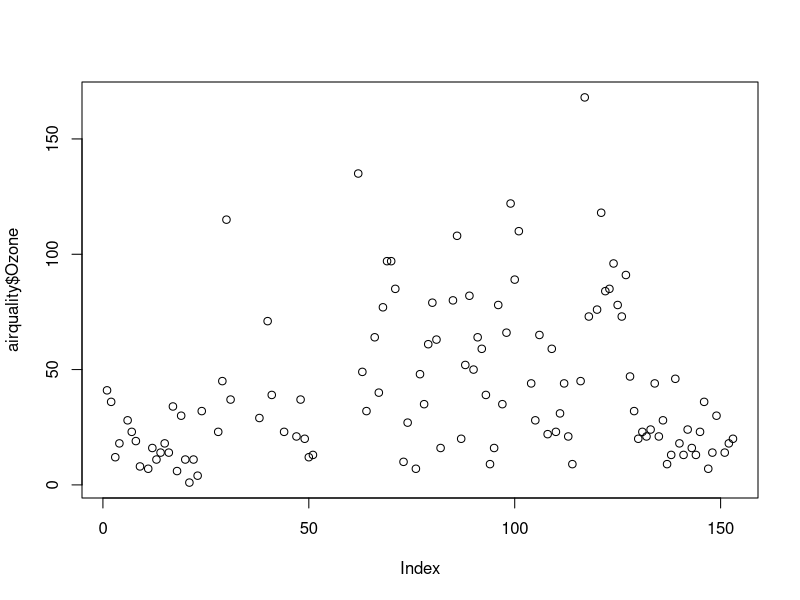
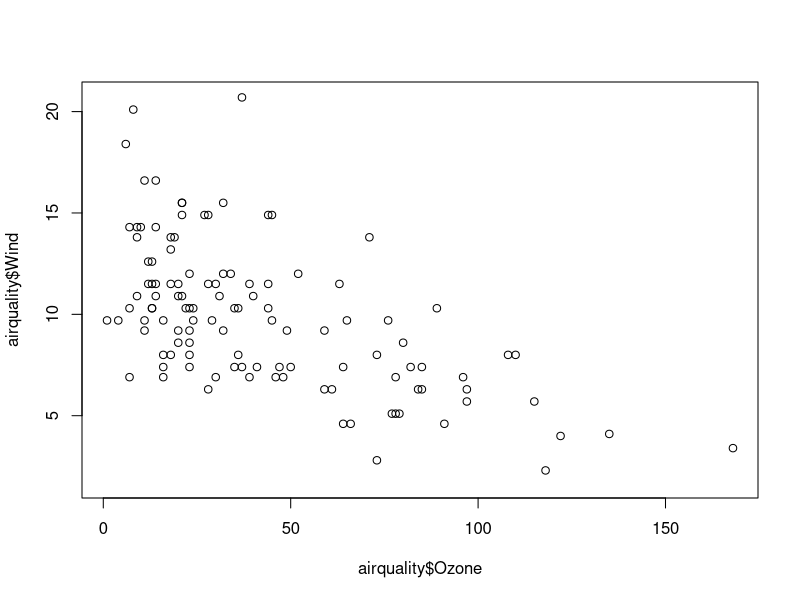
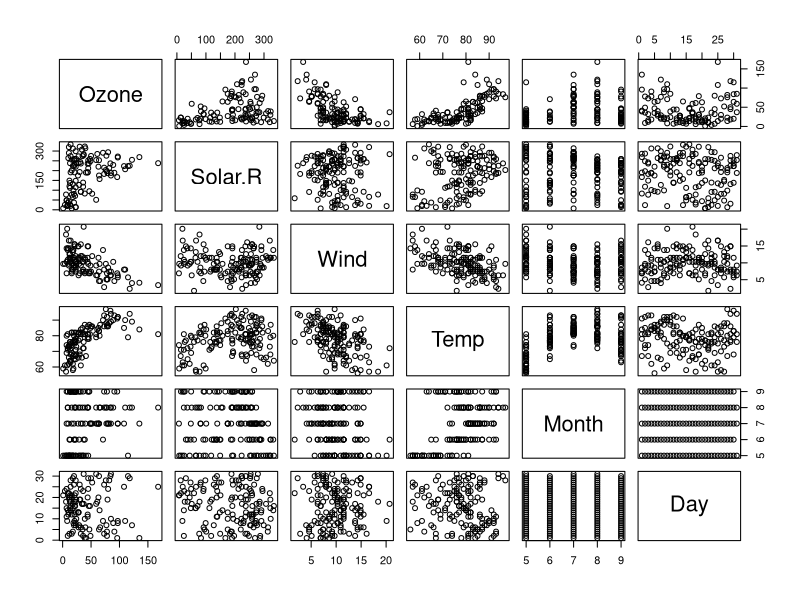
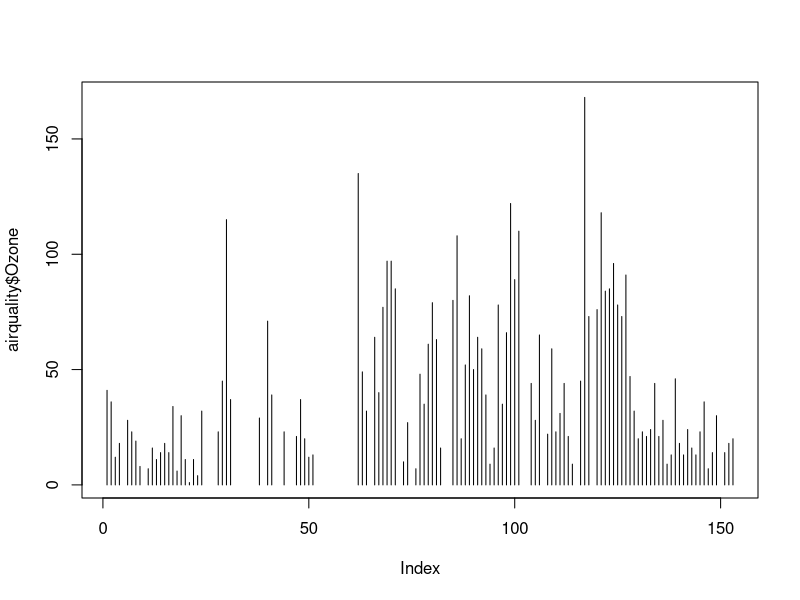
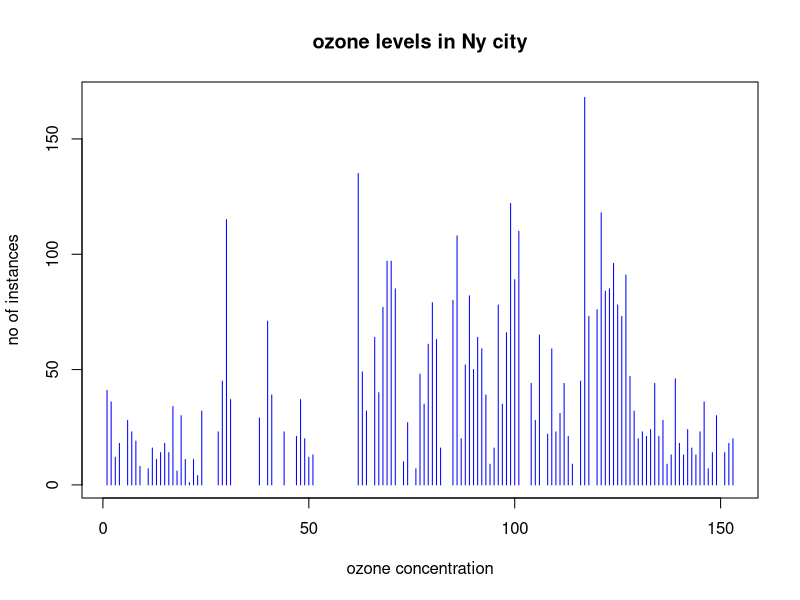
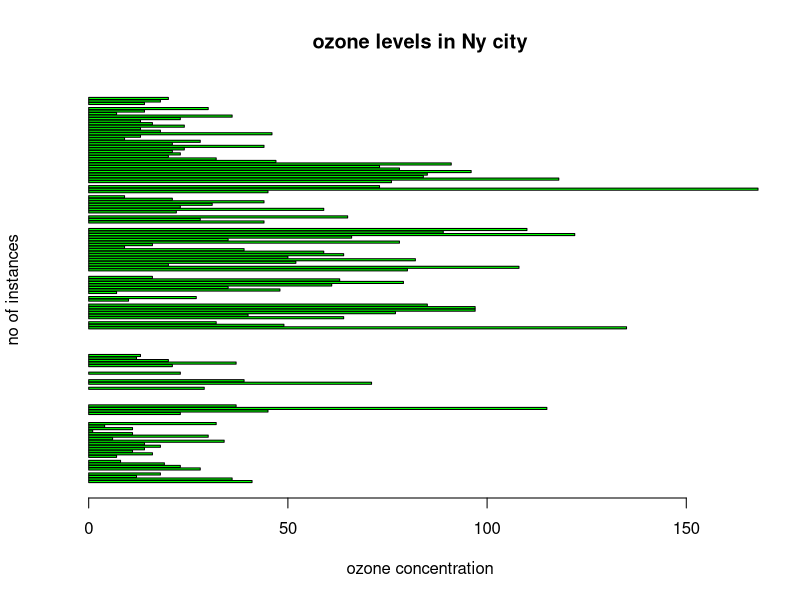
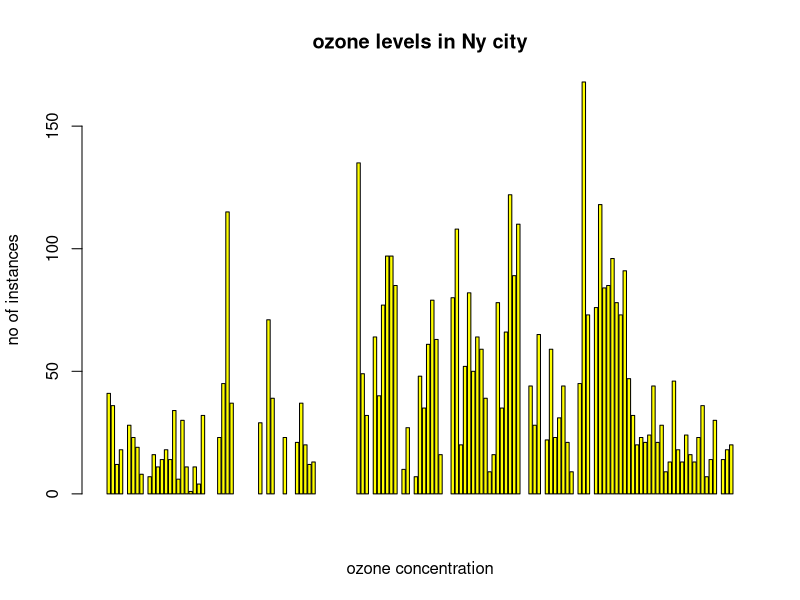
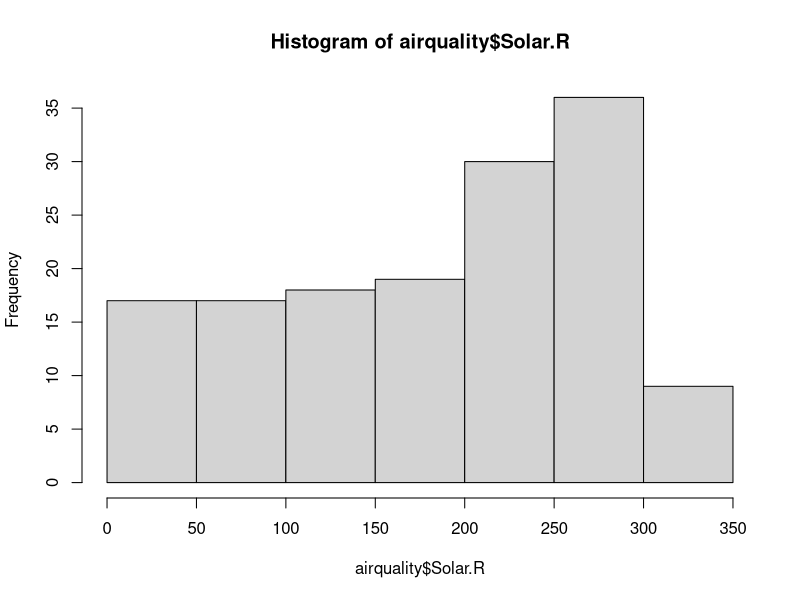

Generate these figures, in order, with R:
airquality <-datasets::airquality
head(airquality,5)
tail(airquality,10)
summary(airquality)
summary(airquality[,3])
summary(airquality$Temp)
plot(airquality$Ozone)
plot(airquality$Ozone,airquality$Wind)
plot(airquality)
plot(airquality$Ozone,type="h")
plot(airquality$Ozone, xlab='ozone concentration', ylab='no of instances', main='ozone levels in Ny city', col='blue', type= "h")
barplot(airquality$Ozone, xlab='ozone concentration', ylab='no of instances', main='ozone levels in Ny city', col='green', type= "h",horiz = TRUE)
barplot(airquality$Ozone, xlab='ozone concentration', ylab='no of instances', main='ozone levels in Ny city', col='yellow', type= "h")
hist(airquality$Solar.R)
hist(airquality$Solar.R, main='solar Radiation Values in Air', xlab= 'solar rad.', col='Red')
boxplot(airquality)
boxplot(airquality$Wind)
boxplot(airquality[,1:4], main= 'multiple box plots')
par(mfrow=c(3,3), mar=c(2,5,2,1), las=1, bty= "n")
